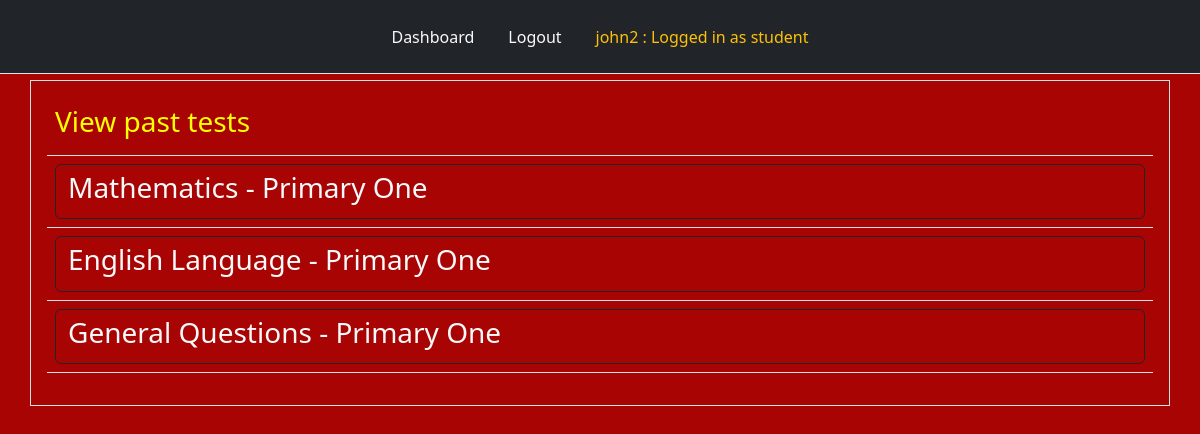
The app's page /tests_given (signed in) with its own data.
### tables this page shows
CREATE TABLE "students" (
	"id"	INTEGER,
	"name"	TEXT NOT NULL,
	"fullname"	TEXT NOT NULL,
	"password"	TEXT NOT NULL,
	"klass"	TEXT NOT NULL,
	PRIMARY KEY("id")
);

CREATE TABLE completed (
    id INTEGER PRIMARY KEY,
    student_name TEXT NOT NULL,
    student_fullname TEXT NOT NULL,
    klass TEXT NOT NULL,
    test_id INTEGER,
    title TEXT NOT NULL,
    score INTEGER,
    total INTEGER,
    teacher_name TEXT NOT NULL,
    teacher_fullname TEXT NOT NULL
);

### app.py (the view)
@app.route("/tests_given", methods=["POST", "GET"])
def tests_given():
    user = get_current_user()
    db = connect_to_DB()
    student_name = user[1]
    query = db.execute("SELECT * FROM completed WHERE student_name = ?", [student_name])
    tests = query.fetchall()
    return render_template("tests_given.html", user=user, tests=tests)

### app.py (called while the page is built)
@app.teardown_appcontext
def close_database(error):
    if hasattr(g, "app_database_db"):
        g.app_database_db.close()

def get_current_user():
    user_result = None
    if 'user' in session:
        user = session['user']
        db = getDatabase()
        student_cursor = db.execute("SELECT * FROM students WHERE name = ?", [user])
        student_result = student_cursor.fetchone()
        if student_result:
            user_result = student_result
        else:
            user_cursor = db.execute("SELECT * FROM users WHERE name = ?", [user])
            user_result = user_cursor.fetchone()
    return user_result

### database.py (called while the page is built)
def connect_to_DB():
    current_dir = os.path.dirname(os.path.abspath(__file__))
    db_file = os.path.join(current_dir, "app_database.db")
    sql = sqlite3.connect(db_file)
    sql.row_factory = sqlite3.Row
    return sql

def getDatabase():
    if not hasattr(g, "app_database_db"):
        g.app_database_db = connect_to_DB()
    return g.app_database_db

### templates/tests_given.html (shortened to what this page needs)
{% from "nav.html" import links %}
<!doctype html>
<html lang="en">
  <head>
    <link href="https://cdn.jsdelivr.net/npm/bootstrap@5.2.3/dist/css/bootstrap.min.css" rel="stylesheet">
    <link rel="stylesheet" type="text/css" href="{{ url_for('static', filename = 'style.css') }}"
  </head>
  <body>
        <div class="header mb-2">
            {{ links(user) }}
        </div>
        <div class="question container border text-light p-3">
          <table class="table table-hover text-light">
            <thead>
              <tr>
                <th scope="col">
                {% if tests %}
                  <h3 style="color: yellow">View past tests</h3>
                {% else %}
                  <h3 style="text-align: center; color: yellow"> No record found</h3>
                {% endif %}
                </th>
              </tr>
            </thead>
            <tbody>
              {% for test in tests %}
              <tr class="text-light">
                <td>
                  <div class="d-grid gap-2">
                    <button class="btn btn-outline-dark" type="button">
                      <a href="/tests_created/{{ test.test_id }}/" class="text-light no-underline-left">
                      <h3> {{ test.title }} </h3>
                      </a>
                    </button>
                  </div>
                </td>
              </tr>
              {% endfor %}
            </tbody>
          </table>
        </div>
  </body>
</html>

### templates/nav.html (shortened to what this page needs)
{% macro links(user) %}
<ul class="nav nav-tabs p-3 bg-dark justify-content-center position-fixed" style="top: 0; width: 100%; z-index: 9999;">
    {% if user %}
    <li class="nav-item">
        <a class="nav-link text-light" href="{{ url_for('dashboard') }}">Dashboard</a>
    </li>
    <li class="nav-item">
        <a class="nav-link text-light" href="{{ url_for('logout') }}">Logout</a>
    </li>
    {% endif %}
    {% if user %}
        <li class="nav-item">
            <a class="nav-link text-warning" href="{{ url_for('dashboard') }}">
                {{ user['name'] }} : Logged in as
                {% if user['klass'] in ["KG1", "KG2", "NUR1", "NUR2", "PRY1", "PRY2", "PRY3", "PRY4", "PRY5", "PRY6"] %}
                    student
                {% else %}
                    {{ user['role'] }}
                {% endif %}
            </a>
        </li>
    {% endif %}
</ul>
{% endmacro %}

### static/style.css (style rules this page uses)
body { background-color: rgb(168, 4, 4); margin-top: 80px; }
.no-underline-left { text-decoration: none; text-align: left; }

### records on screen
students: name "john2"
completed: title "Mathematics - Primary One"
completed: title "English Language - Primary One"
completed: title "General Questions - Primary One"
